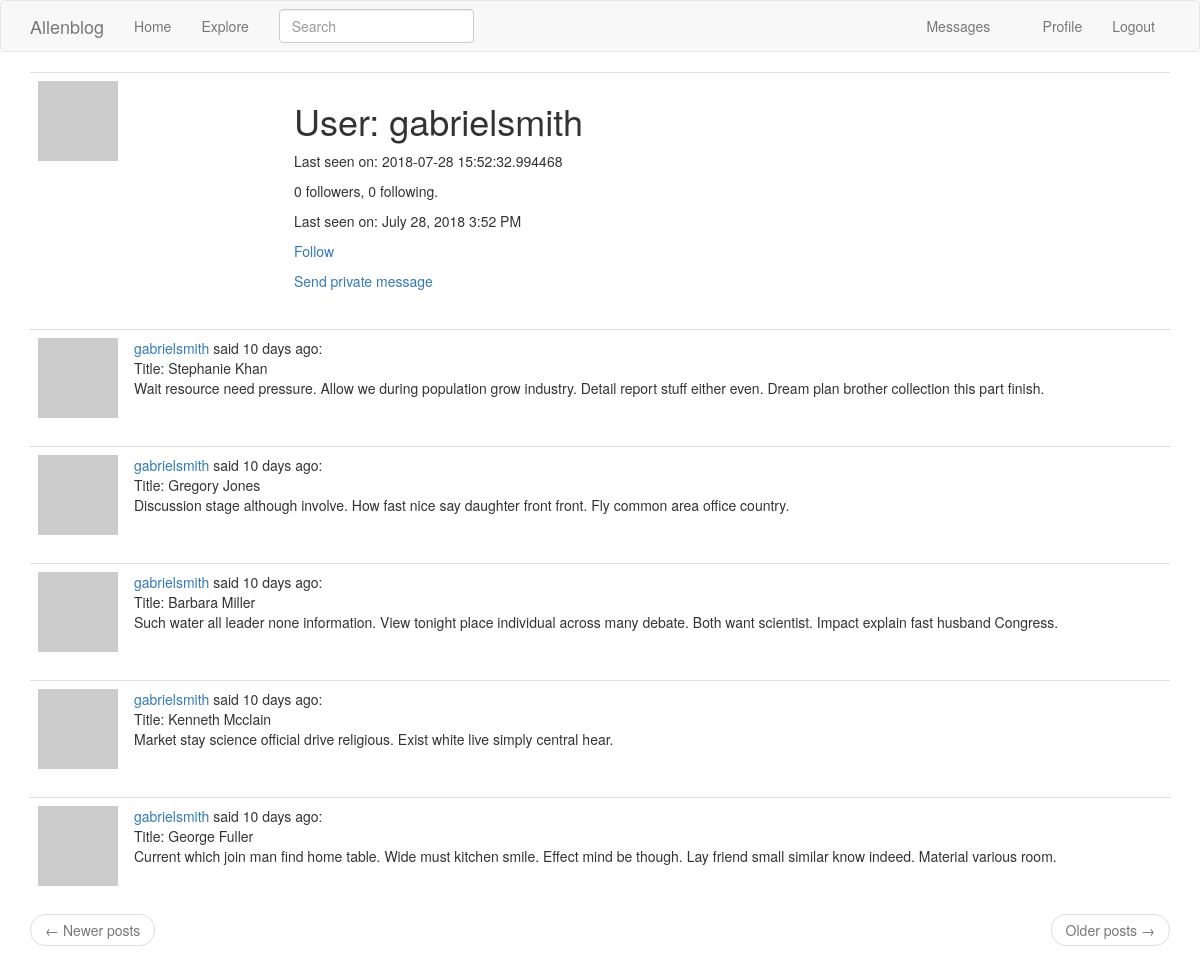
The app's page /user/gabrielsmith/ (signed in) with its own data.
### app/models.py (models this page shows, shortened)
class User(db.Model, UserMixin):
    __tablename__ = 'user'
    id = db.Column(db.Integer, primary_key=True)
    username = db.Column(db.String(64), index=True, unique=True)
    email = db.Column(db.String(120), index=True, unique=True)
    password_hash = db.Column(db.String(128))
    posts = db.relationship('Post', backref='author', lazy='dynamic')
    about_me = db.Column(db.String(140))
    last_seen = db.Column(db.DateTime, default=datetime.utcnow)
    followed = db.relationship(
        'User', secondary=followers,
        primaryjoin=(followers.c.follower_id == id),
        secondaryjoin=(followers.c.followed_id == id),
        backref=db.backref('followers', lazy='dynamic'),
        lazy='dynamic'
    )
    messages_sent = db.relationship('Message',
                                    foreign_keys='Message.sender_id',
                                    backref='author', lazy='dynamic')
    messages_received = db.relationship('Message',
                                        foreign_keys='Message.recipient_id',
                                        backref='recipient', lazy='dynamic')
    last_message_read_time = db.Column(db.DateTime)
    notifications = db.relationship('Notification', backref='user', lazy='dynamic')
    def avatar(self, size):
        digest = md5(self.email.lower().encode('utf-8')).hexdigest()
        return 'https://www.gravatar.com/avatar/{}?d=identicon&s={}'.format(digest, size)
    def is_following(self, user):
        return self.followed.filter(followers.c.followed_id == user.id).count() > 0
    def new_messages_num(self):
        last_read_time = self.last_message_read_time or datetime(1900, 1, 1)
        return Message.query.filter_by(recipient=self).filter(
            Message.timestamp > last_read_time).count()

class SearchableMixin(object):
    @classmethod
    def before_commit(cls, session):
        session._changes = {
            'add': list(session.new),
            'update': list(session.dirty),
            'delete': list(session.deleted)
        }
    @classmethod
    def after_commit(cls, session):
        for obj in session._changes['add']:
            if isinstance(obj, SearchableMixin):
                add_to_index(obj.__tablename__, obj)
        for obj in session._changes['update']:
            if isinstance(obj, SearchableMixin):
                add_to_index(obj.__tablename__, obj)
        for obj in session._changes['delete']:
            if isinstance(obj, SearchableMixin):
                remove_from_index(obj.__tablename__, obj)
        session._changes = None

class Post(SearchableMixin, db.Model):
    __tablename__ = 'post'
    __searchable__ = ['body']
    id = db.Column(db.Integer, primary_key=True)
    title = db.Column(db.String(32), index=True)
    body = db.Column(db.String(140))
    timestamp = db.Column(db.DateTime, index=True, default=datetime.utcnow)
    user_id = db.Column(db.Integer, db.ForeignKey('user.id'))

### app/main/views.py (the view)
@main.route('/user/<username>/')
@login_required
def user_profile(username):
    user = User.query.filter_by(username=username).first_or_404()
    page = request.args.get('page', 1, type=int)
    posts = user.posts.order_by(Post.timestamp.desc()).paginate(page, current_app.config['POSTS_PER_PAGE'], False)
    next_url = url_for('main.user_profile', username=user.username, page=posts.next_num) if posts.has_next else None
    prev_url = url_for('main.user_profile', username=user.username, page=posts.prev_num) if posts.has_prev else None
    return render_template('profile.html', user=user, posts=posts.items, next_url=next_url, prev_url=prev_url)

### app/main/forms.py
class SearchForm(FlaskForm):
    q = StringField('Search', validators=[DataRequired()])
    def __init__(self, *args, **kwargs):
        if 'formdata' not in kwargs:
            kwargs['formdata'] = request.args
        if 'csrf_enabled' not in kwargs:
            kwargs['csrf_enabled'] = False
        super(SearchForm, self).__init__(*args, **kwargs)

### app/main/views.py (called while the page is built)
@main.before_request
def before_request():
    if current_user.is_authenticated:
        current_user.last_seen = datetime.utcnow()
        db.session.commit()
        g.search_form = SearchForm()

### app/models.py (called while the page is built)
@login_manager.user_loader
def load_user(id):
    return User.query.get(int(id))

### app/templates/profile.html (shortened to what this page needs)
{% extends "base.html" %}
{% block app_content %}
    <table class="table table-hover">
        <tr>
            <td width="256px"><img src="{{ user.avatar(256) }}"></td>
            <td>
                <h1>User: {{ user.username }}</h1>
                {% if user.last_seen %}<p>Last seen on: {{ user.last_seen }}</p>{% endif %}
                <p>{{ user.followers.count() }} followers, {{ user.followed.count() }} following.</p>
                <p>Last seen on: {{ moment(user.last_seen).format('LLL') }}</p>
                {% if user == current_user %}
                    <p><a href="{{ url_for('main.edit_profile') }}">Edit your profile</a></p>
                {% elif not current_user.is_following(user) %}
                    <p><a href="{{ url_for('main.follow', username=user.username) }}">Follow</a></p>
                {% else %}
                    <p><a href="{{ url_for('main.unfollow', username=user.username) }}">Unfollow</a></p>
                {% endif %}
                {% if user != current_user %}
                    <p>
                        <a href="{{ url_for('main.send_message', recipient=user.username) }}">
                            Send private message
                        </a>
                    </p>
                {% endif %}
            </td>
        </tr>
    </table>
    {% for post in posts %}
        {% include '_post.html' %}
    {% endfor %}
    <nav aria-label="...">
        <ul class="pager">
            <li class="previous{% if not prev_url %} disabled{% endif %}">
                <a href="{{ prev_url or '#' }}">
                    <span aria-hidden="true">&larr;</span> Newer posts
                </a>
            </li>
            <li class="next{% if not next_url %} disabled{% endif %}">
                <a href="{{ next_url or '#' }}">
                    Older posts <span aria-hidden="true">&rarr;</span>
                </a>
            </li>
        </ul>
    </nav>
{% endblock %}

### app/templates/_post.html
    <table class="table table-hover">
        <tr>
            <td width="70px">
                <span class="user_popup">
                    <a href="{{ url_for('main.user_profile', username=post.author.username) }}">
                        <img src="{{ post.author.avatar(70) }}" />
                    </a>
                 </span>
            </td>
            <td>
                <span class="user_popup">
                    <a href="{{ url_for('main.user_profile', username=post.author.username) }}">
                        {{ post.author.username }}
                    </a>
                </span>
                said {{ moment(post.timestamp).fromNow() }}:
                <br>
                Title: {{ post.title }}
                <br>
                {{ post.body }}
            </td>
        </tr>
    </table>

### records on screen
User: username "gabrielsmith", last_seen "2018-07-28 15:52:32.994468", last_seen "July 28, 2018 3:52 PM"
Post: author.username "gabrielsmith", timestamp "10 days ago", title "Stephanie Khan", body "Wait resource need pressure. Allow we during population grow industry. Detail report stuff either even. Dream plan brother collection this part finish."
Post: author.username "gabrielsmith", timestamp "10 days ago", title "Gregory Jones", body "Discussion stage although involve. How fast nice say daughter front front. Fly common area office country."
Post: author.username "gabrielsmith", timestamp "10 days ago", title "Barbara Miller", body "Such water all leader none information. View tonight place individual across many debate. Both want scientist. Impact explain fast husband Congress."
Post: author.username "gabrielsmith", timestamp "10 days ago", title "Kenneth Mcclain", body "Market stay science official drive religious. Exist white live simply central hear."
Post: author.username "gabrielsmith", timestamp "10 days ago", title "George Fuller", body "Current which join man find home table. Wide must kitchen smile. Effect mind be though. Lay friend small similar know indeed. Material various room."

### other values on screen
{{ user.followers.count() }} "0"
{{ user.followed.count() }} "0"
